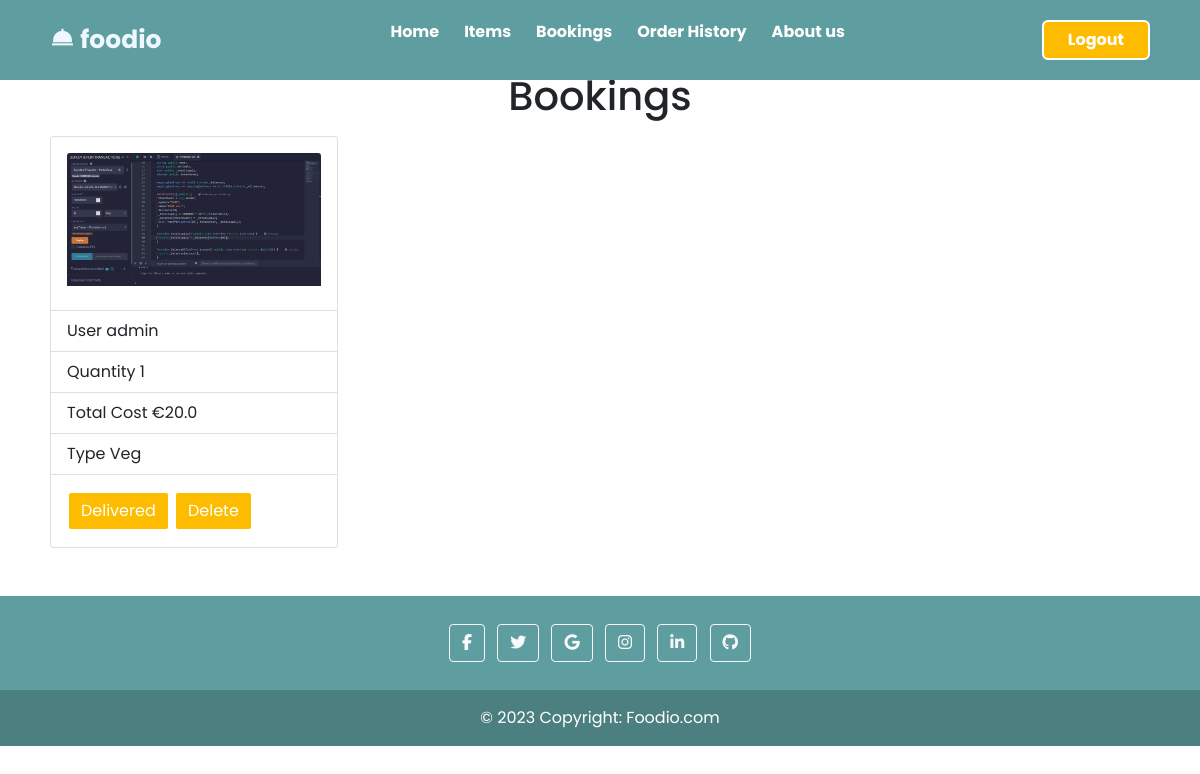
/bookings/ (signed in), run on an earlier commit of the app's database.
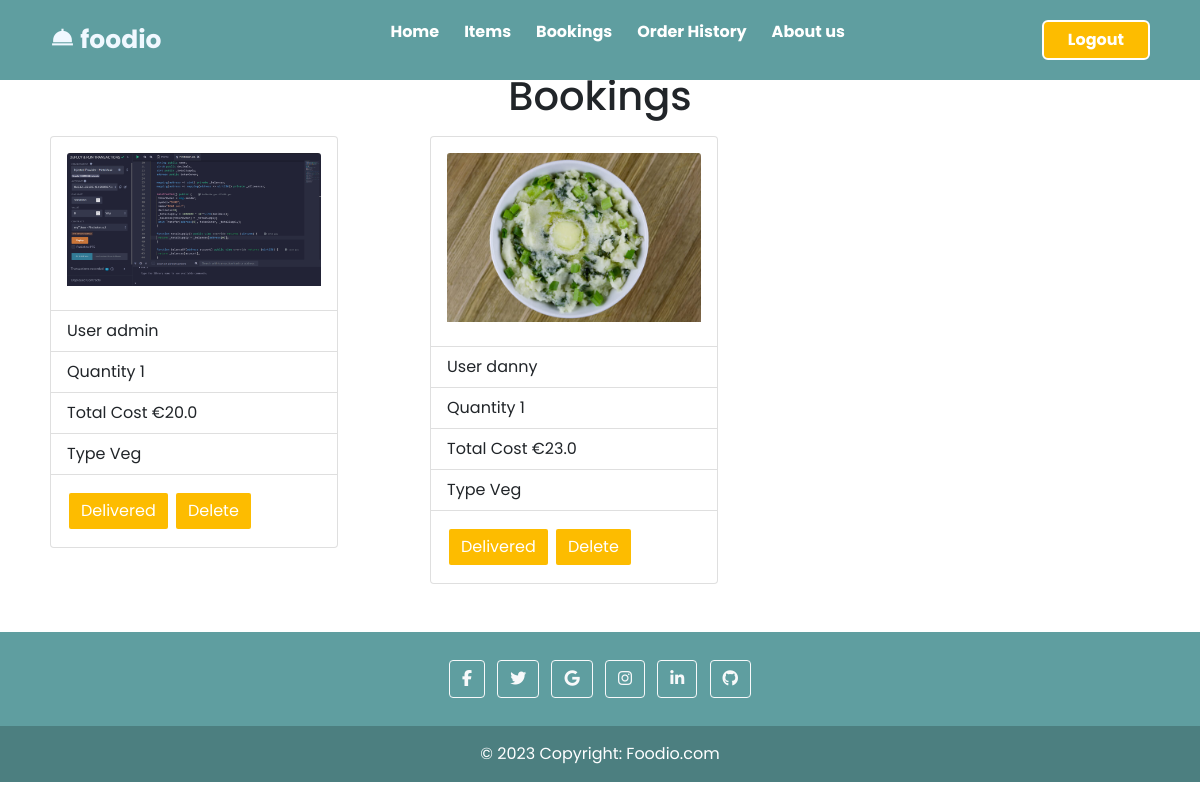
And on a later commit of the database.
### bookings/models.py (models this page shows, shortened)
class Bookorders(models.Model):
    user_id=models.ForeignKey(User,on_delete=models.CASCADE)
    item_id=models.ForeignKey(Items,on_delete=models.CASCADE)
    bookingdate= models.DateTimeField()
    quantity=models.IntegerField()
    total_cost=models.FloatField(null=True,blank=True)
    booking_status= models.BooleanField()

### items/models.py (models this page shows, shortened)
class Items(models.Model):
    item_name= models.CharField(max_length=100)
    item_price= models.IntegerField()
    item_description= models.CharField(max_length=100)
    item_isveg= models.BooleanField()
    item_img = models.ImageField(upload_to='static/photos/',default=None)

### bookings/views.py (the view)
# urls.py: path('', views.bookings, name='bookings' ),
@login_required
def bookings(request):
    if request.user.username == 'admin':
        data=Bookorders.objects.filter(booking_status=False)
    else:
        data=Bookorders.objects.filter(booking_status=False, user_id=request.user.id)
    return render(request , 'bookings/bookings.html',{'orders':data})

### templates/bookings/bookings.html (shortened to what this page needs)
{% extends 'base.html' %}
{% block body %}
{% load static %}
<div class="container">
    <h1 style=" text-align: center; ">Bookings</h1>
    <div class="row row-cols-10 row-cols-md-3">
        {% for order in orders %}
        <div class="col mb-4">
            <div class="d-flex mb-3">
                <div class="p-2">
                    <div class="card" style="width: 18rem;">
                        <div class="card-body">
                            <img src="/{{ order.item_id.item_img }}" style="width: 100%;height: auto;"
                                class=" card-img-top" alt="{{ order.item_id.item_img }}">
                        </div>
                        <ul class="list-group list-group-flush">
                            <li class="list-group-item">User {{ order.user_id }}</li>
                            <li class="list-group-item">Quantity {{ order.quantity }}</li>
                            <li class="list-group-item">Total Cost €{{ order.total_cost }} </li>
                            <li class="list-group-item">Type
                                {% if order.item_id.item_isveg %}
                                {{ "Veg" }}
                                {% else %}
                                {{ "Non-Veg" }}
                                {% endif %}
                            </li>
                        </ul>
                        <div class="card-body">
                            {% if user.is_superuser %}
                            <button class="btn btn-primary next-btn"
                                style="color:white; background-color: #fdbc00; border: 2px solid #fff;">
                                <a href="{% url 'updatebooking' order.id %}" style="color:white">Delivered</a></button>
                            {% endif %}
                            <button class="btn btn-primary prev-btn"
                                style="color:white; background-color: #fdbc00; border: 2px solid #fff;"> <a
                                    href="{% url 'deletebookings' order.id %}" style="color:white">Delete</a></button>
                        </div>
                    </div>
                </div>
            </div>
        </div>
        {% endfor %}
    </div>
</div>
{% endblock %}

What changed in the data, as far as the page shows it:
added Bookorders: item_id.item_img (picture), user_id "danny", quantity "1", total_cost "23.0", value "Veg"
